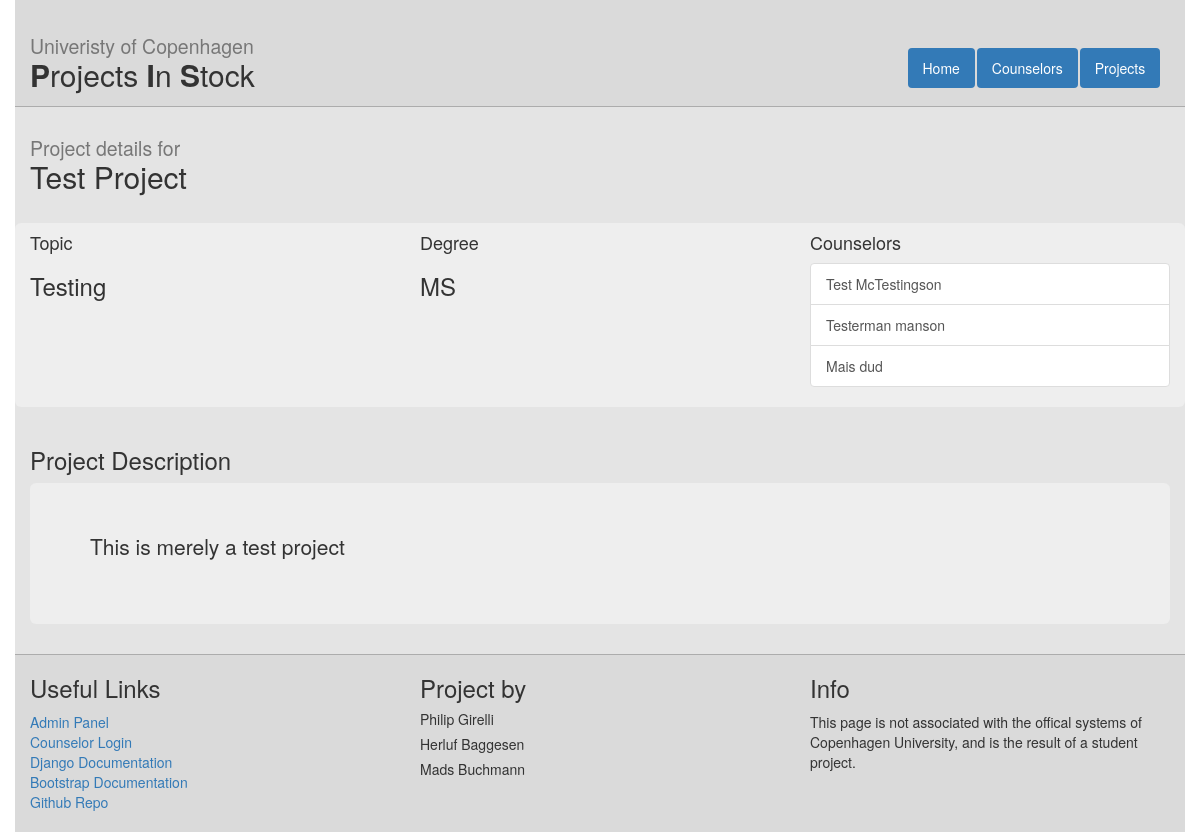
/projects/1/, run on the app's committed database.
### web/models.py (models this page shows, shortened)
class Project(models.Model):
    title = models.CharField(max_length = 120) #120 is up for discussion
    description = models.TextField()
    timestamp = models.DateTimeField(auto_now = False, auto_now_add = True)
    degree_choices = (('BSc','Bachelor'),('MS','Masters'))
    degree = models.CharField(max_length = 5, choices = degree_choices, default='BSc')
    topic = models.CharField(max_length = 120) #120 is up for discussion

class Counselor(models.Model):
    readonly_fields=('account_id',)
    name = models.CharField(max_length=255)
    email = models.EmailField()
    study_area = models.CharField(max_length=255)
    office = models.CharField(max_length=255)
    projects = models.ManyToManyField(Project)
    account_id = models.IntegerField(default=-1)

### web/views.py (the view)
# urls.py: url(r'^projects/(?P<project_id>[0-9]+)/$', views.project_detail, name='project_detail'),
def project_detail(request, project_id):
    proj = get_object_or_404(Project, id=project_id)
    context = {
        'project': proj
    }
    return render(request, 'web/project_detail.html', context)

### web/templates/web/project_detail.html
{%extends "web/master.html" %}
{% block content%}
  <h2><small>Project details for</small> <br />{{ project.title }}</h2>
<br />
  <div class="row info-box">
  <div class="col-md-4">
    <h4>Topic</h4>
    <h3>{{ project.topic }}</h3>
  </div>
  <div class="col-md-4">
    <h4>Degree</h4>
    <h3>{{ project.degree }}</h3>
  </div>
  <div class="col-md-4">
    <h4>Counselors</h4>
      <div class="list-group">
      {% for c in project.counselor_set.all %}
        <a class="list-group-item" href="{% url 'counselor_detail' c.id %}">{{ c.name }}</a>
      {% endfor %}
    </div>
  </div>
  </div>
  <br />
  <h3>Project Description</h3>
  <div class="jumbotron">
  <p>{{ project.description }}</p>
  </div>
{%endblock%}

### web/static/web/style.css (style rules this page uses)
html, body { height : 100%; }
.info-box { background-color : #eee; border-radius: 6px; }

### data on the page
Project: title "Test Project", topic "Testing", degree "MS", description "This is merely a test project"
Counselor: name "Test McTestingson"
Counselor: name "Testerman manson"
Counselor: name "Mais dud"
